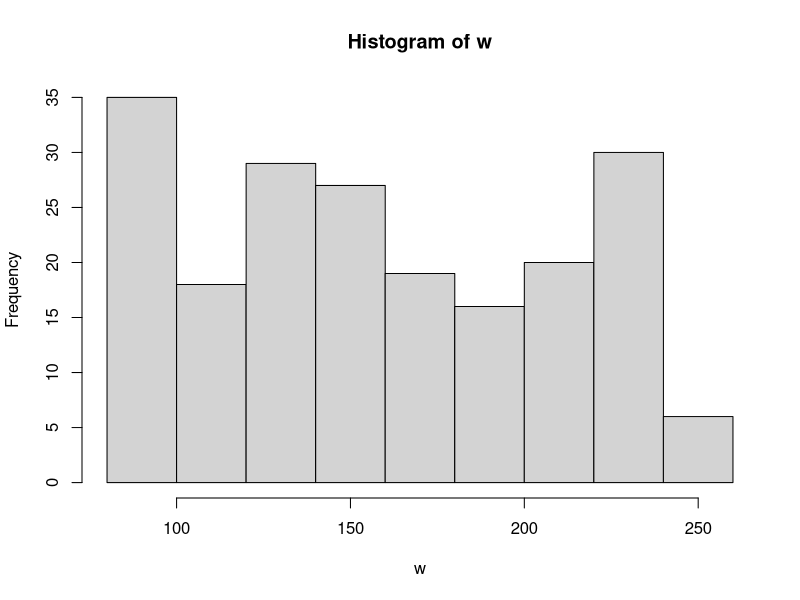
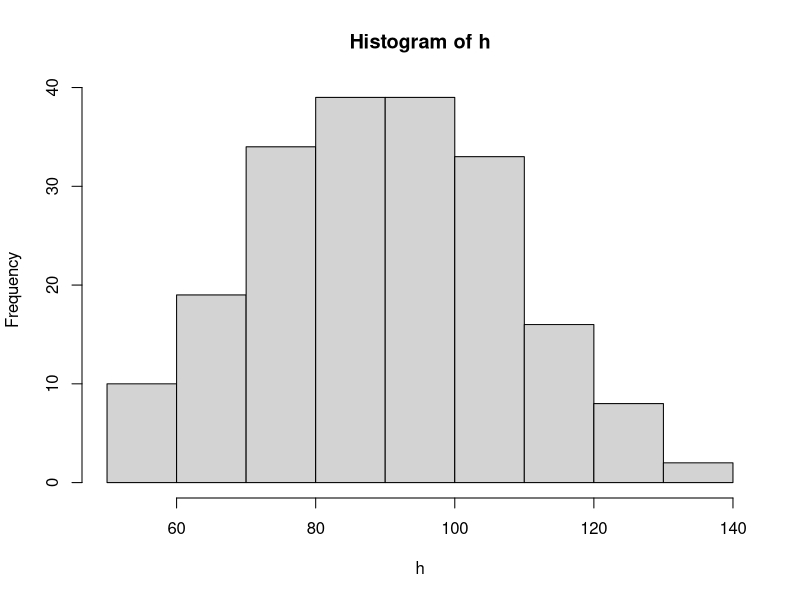
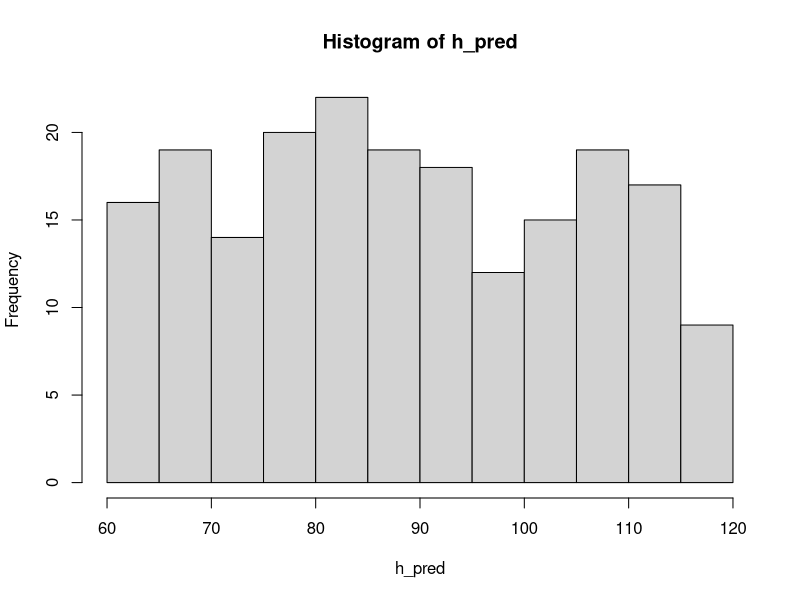
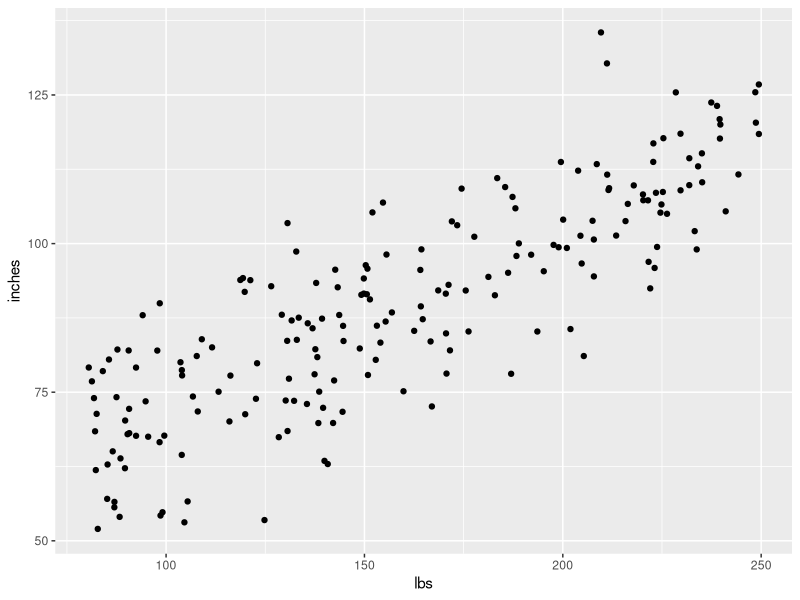
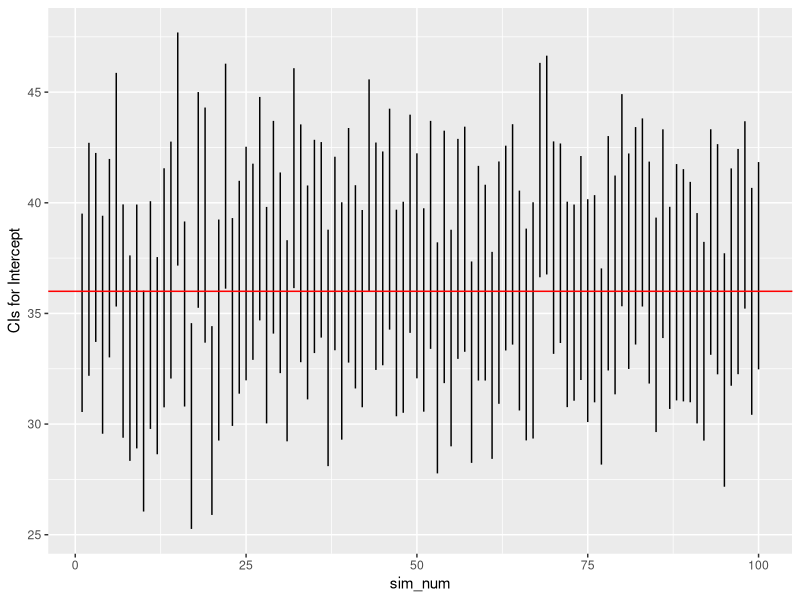
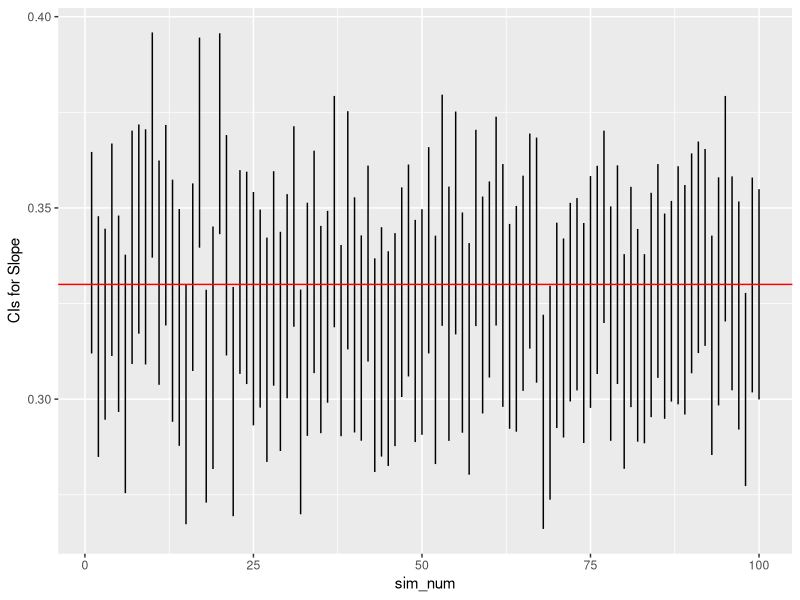
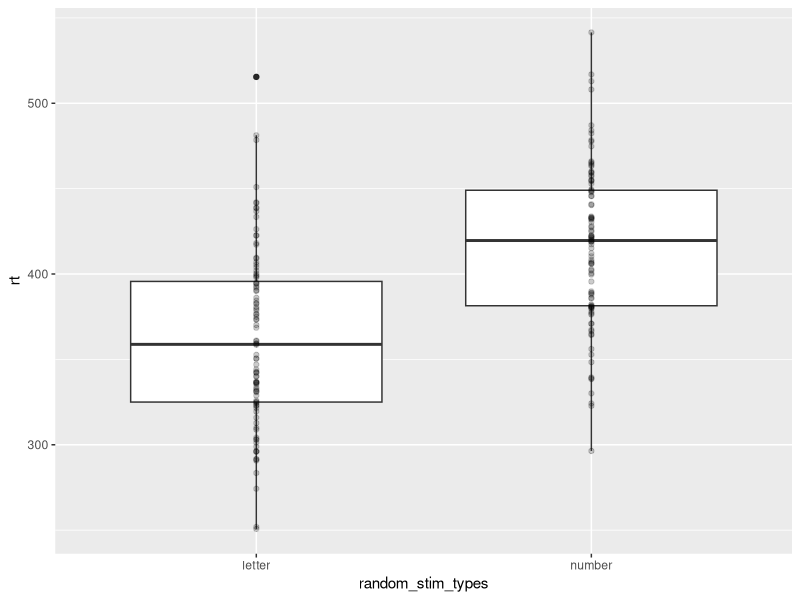
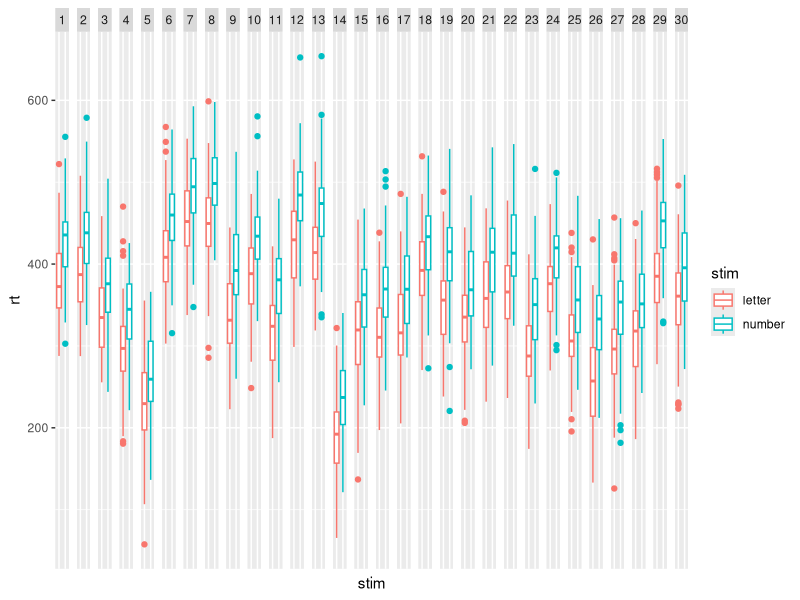

Here is the R script that generated these plots, in order:
## ---- chunk 1
knitr::opts_chunk$set(echo = FALSE, 
                      fig.align = "center",
                      out.width = "900px",
                      cache = FALSE)
## ---- chunk 2
# choose sample size
sample_n <- 200

# choose intercept and slope
beta0 <- 36   # inches
beta1 <- 0.33  # Rick's guess

# choose standard deviation for error
sigma <- 10 # Rick's guess
## ---- chunk 3
# random weights between 80 lbs and 250 lbs (uniform sampling)
w <- runif(n = sample_n, min = 80, max = 250)

h_pred <- rep(x = beta0, n = sample_n) + beta1 * w
h <- h_pred + rnorm(n = sample_n, mean = 0, sd = sigma)
## ---- chunk 4
library(ggplot2)
library(dplyr)

hist(w)
hist(h)
hist(h_pred)
## ---- chunk 5
# Put h and w into data frame for ggplot
height_weight <- data.frame(inches = h, lbs = w)

# Plot
scatter_1 <- ggplot2::ggplot(data = height_weight) +
  ggplot2::aes(x = lbs, y = inches) +
  ggplot2::geom_point()
scatter_1
## ---- chunk 6

# Could use the raw data
# cor.test(x = w, y = h)
# Or, to use the values in the data frame, use with(...)

with(height_weight, cor.test(x = inches, y = lbs))
## ---- chunk 7
# Save output as a variable
cor_test_inches_lbs <- with(height_weight, cor.test(x = inches, y = lbs))

# What sort of beast is this?
mode(cor_test_inches_lbs)
## ---- chunk 8
# Aha, it's a list, this shows me all of the parts
unlist(cor_test_inches_lbs)

# Looks like the t value is the first element
cor_test_inches_lbs[[1]]
## ---- chunk 9
fit <- lm(formula = inches ~ lbs, data = height_weight)
summary(fit) # Use lm() command to fit formula
(ci <- confint(fit)) # confint() command fits confidence intervals
## ---- chunk 10
# random weights between 80 lbs and 250 lbs (uniform sampling)
w <- runif(n = sample_n, min = 80, max = 250)

h_pred <- rep(x = beta0, n = sample_n) + beta1 * w
h <- h_pred + rnorm(n = sample_n, mean = 0, sd = sigma)
height_weight <- data.frame(inches = h, lbs = w)

fit <- lm(formula = inches ~ lbs, data = height_weight)
summary(fit)
(ci <- confint(fit)) # saves in variable ci and prints
## ---- chunk 11

# define global constants from prior simulation
sample_n = 200
beta0 = 36
beta1 = .33
sigma = 10
min_x = 80
max_x = 250
## ---- chunk 12
height_weight_sim <- function(sample_n = 200, beta0 = 36, beta1 = .33, sigma = 10, min_x = 80, max_x = 250) {
  # Calculates correlation, intercept, slope estimates for
  # linear relation between two variables
  
  # Args:
  #   sample_n: Number of sample poings, default is 200
  #   beta0: Intercept, default is 36 (inches)
  #   beta1: Slope, default is .33
  #   sigma: Standard deviation of error
  #   min_x: Minimum value for x (weight in lbs)
  #   max_x: Maximum value for x (weight in lbs)
  #
  # Returns:
  #   Named array with values
  #   beta0
  #   beta1
  #   beta0.lo: 2.5% quantile for intercept
  #   beta0.hi  97.5% quantile for intercept
  #   beta1.lo  2.5% quantile for slope
  #   beta1.hi  97.5% quantile for slope

  w <- runif(n = sample_n, min = min_x, max = max_x)

  h_pred <- rep(x = beta0, n = sample_n) + beta1 * w
  h <- h_pred + rnorm(n = sample_n, mean = 0, sd = sigma)
  height.weight <- data.frame(inches = h, lbs = w)

  fit <- lm(formula = inches ~ lbs, data = height.weight)
  ci <- confint(fit)
  
  # Create output vector with named values
  (results <- c("beta0" = beta0, 
    "beta1"= beta1, 
    "beta0.lo" = ci[1,1],
    "beta0.hi" = ci[1,2],
    "beta1.lo" = ci[2,1],
    "beta1.hi" = ci[2,2]))
}
## ---- chunk 13
# Defaults only
height_weight_sim()

# Larger sample size
height_weight_sim(sample_n = 500)
## ---- chunk 14
n_simulations = 100
n_vars = 6 # variables height_weight_sim() outputs

# initialize output array
height_weight_sim_data <- array(0, dim=c(n_simulations, n_vars))

# Repeat height_weight_sim() n_simulations times
for (i in 1:n_simulations) { 
  height_weight_sim_data[i,] <- height_weight_sim()
  }
## ---- chunk 15

# Easier to make simulation data a data frame
ht_wt_sims <- as.data.frame(height_weight_sim_data)

# rename variables to be more easily read
names(ht_wt_sims) <- c("beta0", "beta1", 
                       "beta0.lo", "beta0.hi",
                       "beta1.lo", "beta1.hi")

# Add a variable to index the simulation number
ht_wt_sims$sim_num <- 1:n_simulations

# Plot beta0 min and max (now called V3, V4)
ggplot(data = ht_wt_sims) +
  aes(x = sim_num) +
  geom_linerange(mapping = aes(ymin = beta0.lo,
                                ymax = beta0.hi)) +
  ylab("CIs for Intercept") +
  geom_hline(yintercept = beta0, color = "red")
## ---- chunk 16
# Plot beta1 min and max (now called V5, V6)
ggplot(data = ht_wt_sims) +
  aes(x = sim_num) +
  geom_linerange(mapping = aes(ymin = beta1.lo,
                                ymax = beta1.hi)) +
  ylab("CIs for Slope") +
  geom_hline(yintercept = beta1, color = "red")
## ---- chunk 17
# Simulation parameters
n_subs = 30
trials_per_cond = 100

letters_numbers_rt_diff = 50 # ms
rt_mean_across_subs = 350
sigma = 50
cond_labels = c("letter", "number")
cond_rts <- c("letter" = 0, "number" = letters_numbers_rt_diff)

stim_types <- factor(x = rep(x = c(1,2), 
                             trials_per_cond), 
                     labels = cond_labels)

#sample(factor(x=rep(c("letter", "number"), 100)), 200)
random_stim_types <- sample(stim_types, trials_per_cond*length(cond_labels))

mean_sub_rt <- rnorm(n = 1, mean = rt_mean_across_subs, sd = sigma)
trial_rt <- array(0, dim = length(random_stim_types))

# Generate RTs based on trial, condition
for (t in 1:length(random_stim_types)) {
  trial_rt[t] <- mean_sub_rt + cond_rts[random_stim_types[t]] + 
    rnorm(n = 1, mean = 0, sd = sigma)
}

# Make data frame
letter_number_df <- data.frame(trial = 1:length(random_stim_types), 
                               stim = random_stim_types, 
                               rt = trial_rt)

letter_number_df %>%
  ggplot(.) +
  aes(x = random_stim_types, y = rt) +
  geom_boxplot() +
  geom_point(alpha = .2)
## ---- chunk 18
simulate_sub_rt <- function(trials_per_cond = 100,
                            letters_numbers_rt_diff = 50,
                            rt_mean_across_subs = 350, 
                            sigma = 50) {
  
  cond_rts <- c("letter" = 0, 
                "number" = letters_numbers_rt_diff)
  stim_types <- factor(x = rep(x = c(1,2),
                               trials_per_cond), 
                       labels = c("letter", "number"))
  random_stim_types <- sample(stim_types, 2*trials_per_cond)

  mean_sub_rt <- rnorm(n = 1, 
                       mean = rt_mean_across_subs, 
                       sd = sigma)
  trial_rt <- array(0, dim = length(random_stim_types))

  # Generate RTs based on trial, condition
  for (t in 1:length(random_stim_types)) {
    trial_rt[t] <- mean_sub_rt + cond_rts[random_stim_types[t]] +
      rnorm(n = 1, mean = 0, sd = sigma)
    }

  # Make data frame
  letter.number.df <- data.frame(trial = 1:length(random_stim_types), 
                                 stim = random_stim_types, 
                                 rt = trial_rt)
}
## ---- chunk 19
make_sub_rt_df <- function(sub.id) {
  sub_rt_df <- simulate_sub_rt()
  sub_rt_df$sub.id <- sub.id
  sub_rt_df
}

# Use lapply to make separate data frames for all subs
sub_rt_df_list <- lapply(1:n_subs, make_sub_rt_df)

# Use Reduce() with the merge function to make one big file
sub_rt_df_merged <- Reduce(function(x, y) merge(x, y, all=TRUE), sub_rt_df_list)
## ---- chunk 20
ggplot(data = sub_rt_df_merged) +
  aes(x=stim, y=rt, color=stim) +
  geom_boxplot() +
  facet_grid(facets = . ~ as.factor(sub.id)) +
  theme(axis.text.x.bottom = element_blank(),
        axis.ticks.x.bottom = element_blank())
## ---- chunk 21
library(lme4)
fit1 <- lmer(formula = rt ~ stim + (1|sub.id), data = sub_rt_df_merged)
summary(fit1)
## ---- chunk 22
fit2 <- aov(formula = rt ~ stim + Error(as.factor(sub.id)), data = sub_rt_df_merged)
summary(fit2)
## ---- chunk 23
sessionInfo()
